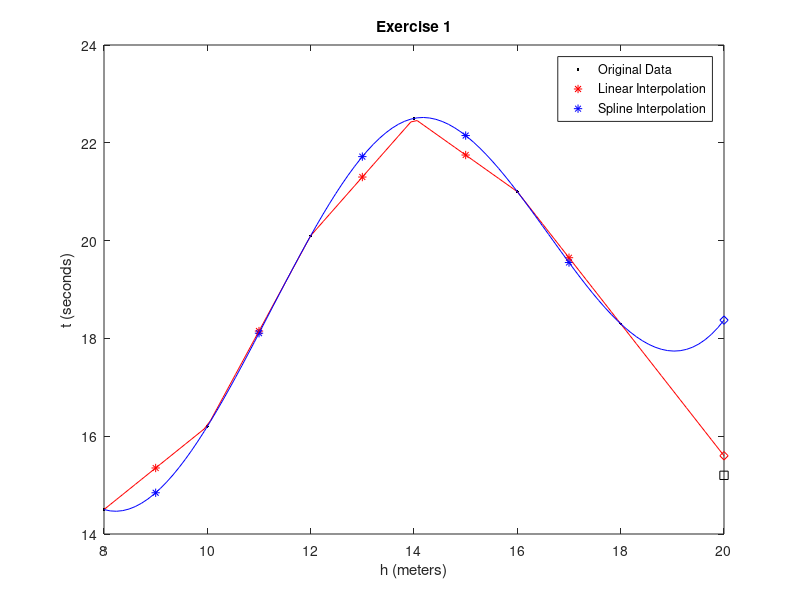

Reproduce this figure in MATLAB.
h = [8, 10, 12, 14, 16, 18];
t = [14.5, 16.2, 20.1, 22.5, 21.0, 18.3];


newh = [9, 11, 13, 15, 17];
yLinear = interp1(h, t, newh, "linear");
ySpline = spline(h, t, newh);


timi20 = 20
Linear20 = interp1(h, t, timi20, "linear", "extrap");
Spline20 = spline(h, t, timi20);

errLinear = abs(15.2 - Linear20);
errSpline = abs(15.2 - Spline20);

sxetikoLinear = errLinear / 15.2;
sxetikoSpline = errSpline / 15.2;

shmeia =  linspace(8,20,100);
yLinearGraph = interp1(h, t, shmeia, "linear", "extrap");
ySplineGraph = spline(h, t, shmeia);

figure;
plot(h, t, ".k");
hold on;
plot(newh, yLinear, "*r");
plot(newh, ySpline, "*b");
plot(timi20, 15.2, "sk");
plot(timi20, Linear20, "dr");
plot(timi20, Spline20, "db");
plot(shmeia, yLinearGraph, "-r");
plot(shmeia, ySplineGraph, "-b");
xlabel("h (meters)");
ylabel("t (seconds)");
title("Exercise 1");
legend("Original Data", "Linear Interpolation", "Spline Interpolation");
